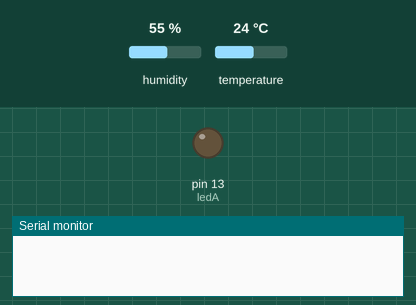
The sketch below on a simulated Arduino Uno, built with avr-gcc and run on an emulated ATmega328P. Parts: output pins drawn as LEDs (lit = HIGH), the last lines printed to the serial monitor. The inputs (shaded band) are chosen by the test bench; at power-on: humidity 55 %, temperature 24 °C. Pins used as bus, display or sensor lines are not drawn.

Above: at 0.1 s.
At 3.7 s:
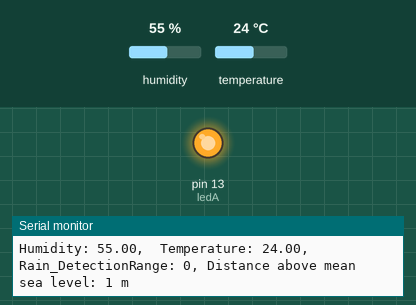
Timing chart, 0 to 5.2 s (numbered marks = the images above):
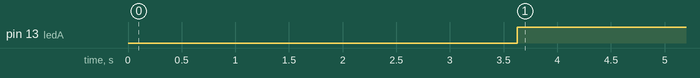

The sketch:

Final_4.ino
```cpp
#include "DHT.h"
#define DHTPIN 2
#define DHTTYPE DHT11
#define RainPin A2
DHT dht(DHTPIN, DHTTYPE);
const int sensorMin = 0;
const int sensorMax = 1024;
const int trigPin = 6;
const int echoPin = 7;

float critical_a = 39.7;
float normal_b = 100;
float max_distance = 200;

int ledA=13;

void setup() {
  // put your setup code here, to run once:
  pinMode (ledA,OUTPUT);
  pinMode(trigPin,INPUT);
  pinMode(echoPin,INPUT);
  digitalWrite(ledA, LOW);

  Serial.begin(9600);
  delay(500);
   dht.begin();


}

void loop() {
  // put your main code here, to run repeatedly:
    delay(2000);
  float h = dht.readHumidity();
  float t = dht.readTemperature();
  float f = dht.readTemperature(true);
  if (isnan(h) || isnan(t) || isnan(f)) {
    Serial.println(F("Failed to read from DHT sensor!"));
    return;
  }

  float hif = dht.computeHeatIndex(f, h);
  float hic = dht.computeHeatIndex(t, h, false);

  Serial.print(F("Humidity: "));
  Serial.print(h);
  Serial.print(F(",  Temperature: "));
  Serial.print(t);
  //Serial.print(F("°C "));
  //Serial.print(f);
  //Serial.print(F("°F  Heat index: "));
  //Serial.print(hic);
  //Serial.print(F("°C "));
  //Serial.print(hif);
 // Serial.println(F("°F"));


   int sensorReading = 0; //analogRead(A2)
   //int range = map(sensorReading, sensorMin, sensorMax, 0, 3);
   Serial.print(", Rain_DetectionRange: ");
   Serial.print(sensorReading);


  ///switch (range)
    //{
      //case 0:
        //Serial.print("RAINING");
        //break;

      //case 1:
        //Serial.println("RAIN WARNING");
        //break;

      //case 2:
        //Serial.println("NOT RAINING");
        //break;
    //}

  delay(1000);

  long duration, inches, m;
  pinMode(trigPin,OUTPUT);
  digitalWrite(trigPin, LOW);
  delayMicroseconds(2);
  digitalWrite(trigPin, HIGH);
  delayMicroseconds(10);
  digitalWrite(trigPin, LOW);
  pinMode(echoPin, INPUT);
  duration = 10312;//pulseIn(echoPin, HIGH);

  inches = microsecondsToInches(duration);
  m = microsecondsToMeters(duration);
if (inches <max_distance){ Serial.print(", Distance above mean sea level: "); Serial.print(m); Serial.print(" m"); Serial.println(); delay(100); }
if (inches >= critical_a){digitalWrite (ledA,HIGH); }
else if (inches >= normal_b){digitalWrite (ledA,LOW); } }
//Serial.println("Humidity= "+ String(h)+ ", Temperature= " + String(t)+  ", Rain_DetectionRange= " +String(sensorReading)+ ", Distance_above_MSL= " +String(inches));

long microsecondsToInches(long microseconds) {
return (microseconds / 74) / 2;
}
long microsecondsToMeters(long microseconds) {
return ((microseconds / 29) / 2)/100;}
```

Measured:
- by itself, pin 13 (ledA): LOW → HIGH at 3.6 s
